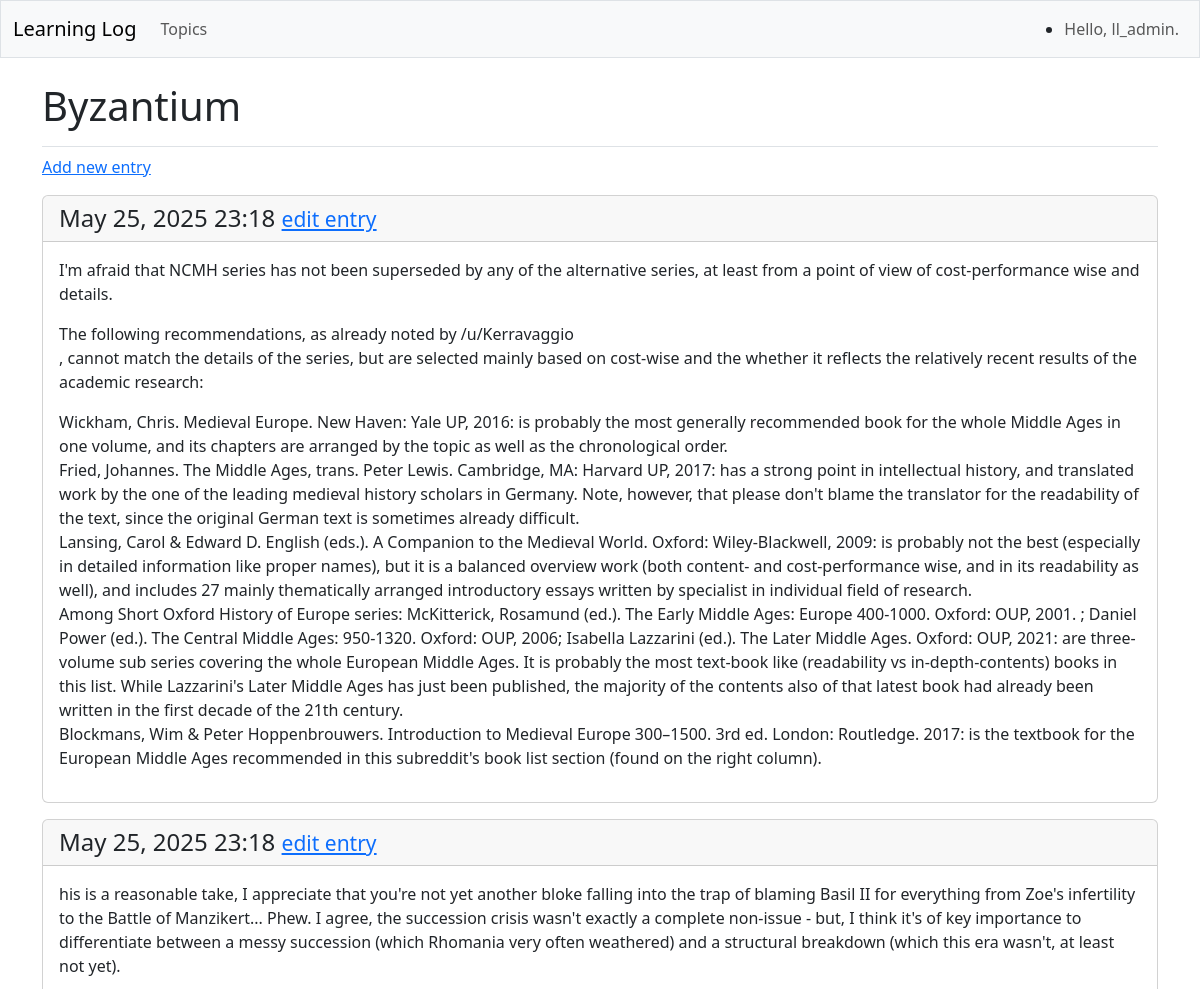
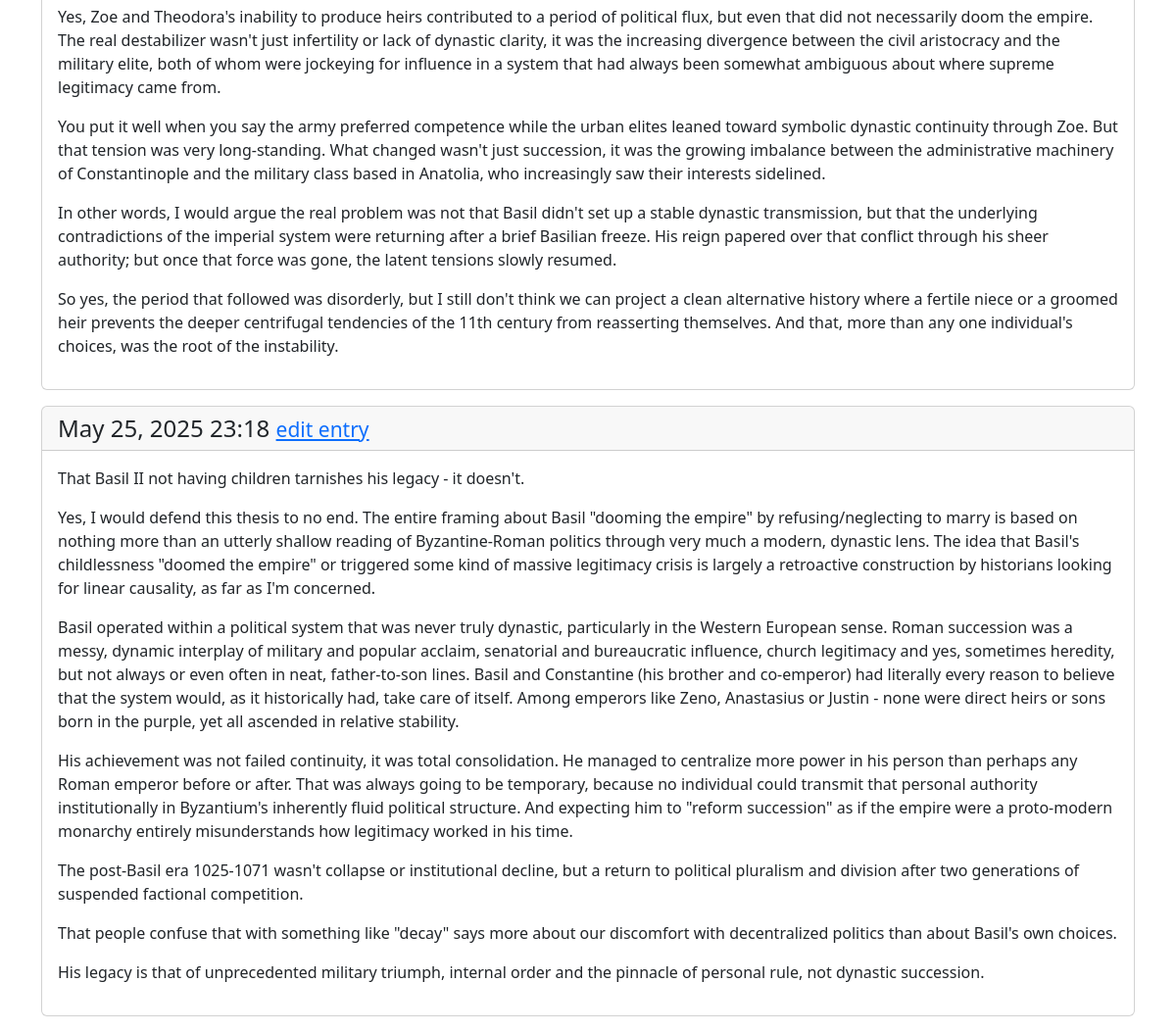
Page /topics/4/ (signed in) on the committed database (2 pictures, top to bottom).
### learning_logs/models.py (models this page shows, shortened)
class Topic(models.Model):
    text = models.CharField(max_length=200)
    date_added = models.DateTimeField(auto_now_add=True)
    owner = models.ForeignKey(User, on_delete=models.CASCADE)

class Entry(models.Model):
    topic = models.ForeignKey(Topic, on_delete=models.CASCADE)
    text = models.TextField()
    date_added = models.DateTimeField(auto_now_add=True)
    class Meta:
        verbose_name_plural = 'entries'

### learning_logs/views.py (the view)
# urls.py: path('topics/<int:topic_id>/', views.topic, name='topic'),
@login_required
def topic(request, topic_id):
    topic = Topic.objects.get(id=topic_id)
    check_topic_owner(topic, request)
    entries = topic.entry_set.order_by('-date_added')
    context = {'topic': topic, 'entries': entries}
    return render(request, 'learning_logs/topic.html', context)

### learning_logs/views.py (called while the page is built)
def check_topic_owner(topic, request):
    if topic.owner != request.user:
        raise Http404("You do not have permission to view this topic.")

### learning_logs/templates/learning_logs/topic.html (shortened to what this page needs)
{% extends 'learning_logs/base.html'%}
{% block page_header %}
  <h1>{{ topic.text}}</h1>
{% endblock page_header %}
{% block content %}
    <p>
        <a href="{% url 'learning_logs:new_entry' topic.id %}">Add new entry</a>
    </p>
        {% for entry in entries %}
            <div class="card mb-3">
                <h4 class="card-header">
                    {{ entry.date_added|date:'M d, Y H:i'  }}
                    <small><a href="{% url 'learning_logs:edit_entry' entry.id %}">
                        edit entry</a></small>
                </h4>
                 <div class="card-body">{{ entry.text|linebreaks}}</div>
            </div>
        {% empty %}
            <p>There are no entries for this topic yet.</p>
        {% endfor %}
{% endblock content %}

### learning_logs/templates/learning_logs/base.html (shortened to what this page needs)
<!doctype html>
<html lang="en">
<head>
    {% load django_bootstrap5 %}
    {% bootstrap_css %}
</head>
<body>
    <nav class="navbar navbar-expand-md navbar-light bg-light mb-4 border">
        <div class="container-fluid">
            <a class="navbar-brand" href="{% url 'learning_logs:index' %}">
                Learning Log</a>
            <div class="collapse navbar-collapse" id="navbarCollapse">
                <ul class="navbar-nav me-auto md-2 md-md-0">
                    <li class="nav-item">
                        <a class="nav-link" href="{% url 'learning_logs:topics' %}">
                            Topics</a></li>
                </ul>
                 <ul class="navbar-uav ms-auto mb-2 mb-md-0">
                    {% if user.is_authenticated %}
                        <li class="nav-item">
                            <span class="navbar-text me-2">Hello, {{ user.username}}.
                            </span></li>
                    {% endif %}
                </ul>
            </div>
        </div>
    </nav>
    <main class="container">
        <div class="pb-2 mb-2 border-bottom">
            {% block page_header %}{% endblock page_header %}
        </div>
        {% block content%}{% endblock content %}
    </main>
</body>
</html>

### rows in the picture
Topic: text "Byzantium"
Entry: date_added "May 25, 2025 23:18", text "I'm afraid that NCMH series has not been superseded by any of the alternative series, at least from a point of view of cost-performance wise and details. The following recommendations, as already noted by /u/Kerravaggio , cannot match the details of the series, but are selected mainly based on cost-wise and the whether it reflects the relatively recent results of the academic research: Wickham, Chris. Medieval Europe. New Haven: Yale UP, 2016: is probably the most generally recommended book for the whole Middle Ages in one volume, and its chapters are arranged by the topic as well as the chronological order. Fried, Johannes. The Middle Ages, trans. Peter Lewis. Cambridge, MA: Harvard UP,…"
Entry: date_added "May 25, 2025 23:18", text "his is a reasonable take, I appreciate that you're not yet another bloke falling into the trap of blaming Basil II for everything from Zoe's infertility to the Battle of Manzikert... Phew. I agree, the succession crisis wasn't exactly a complete non-issue - but, I think it's of key importance to differentiate between a messy succession (which Rhomania very often weathered) and a structural breakdown (which this era wasn't, at least not yet). Yes, Zoe and Theodora's inability to produce heirs contributed to a period of political flux, but even that did not necessarily doom the empire. The real destabilizer wasn't just infertility or lack of dynastic clarity, it was the increasing divergence…"
Entry: date_added "May 25, 2025 23:18", text "That Basil II not having children tarnishes his legacy - it doesn't. Yes, I would defend this thesis to no end. The entire framing about Basil \"dooming the empire\" by refusing/neglecting to marry is based on nothing more than an utterly shallow reading of Byzantine-Roman politics through very much a modern, dynastic lens. The idea that Basil's childlessness \"doomed the empire\" or triggered some kind of massive legitimacy crisis is largely a retroactive construction by historians looking for linear causality, as far as I'm concerned. Basil operated within a political system that was never truly dynastic, particularly in the Western European sense. Roman succession was a messy, dynamic…"

### other values in the picture
{{ user.username }} "ll_admin"
